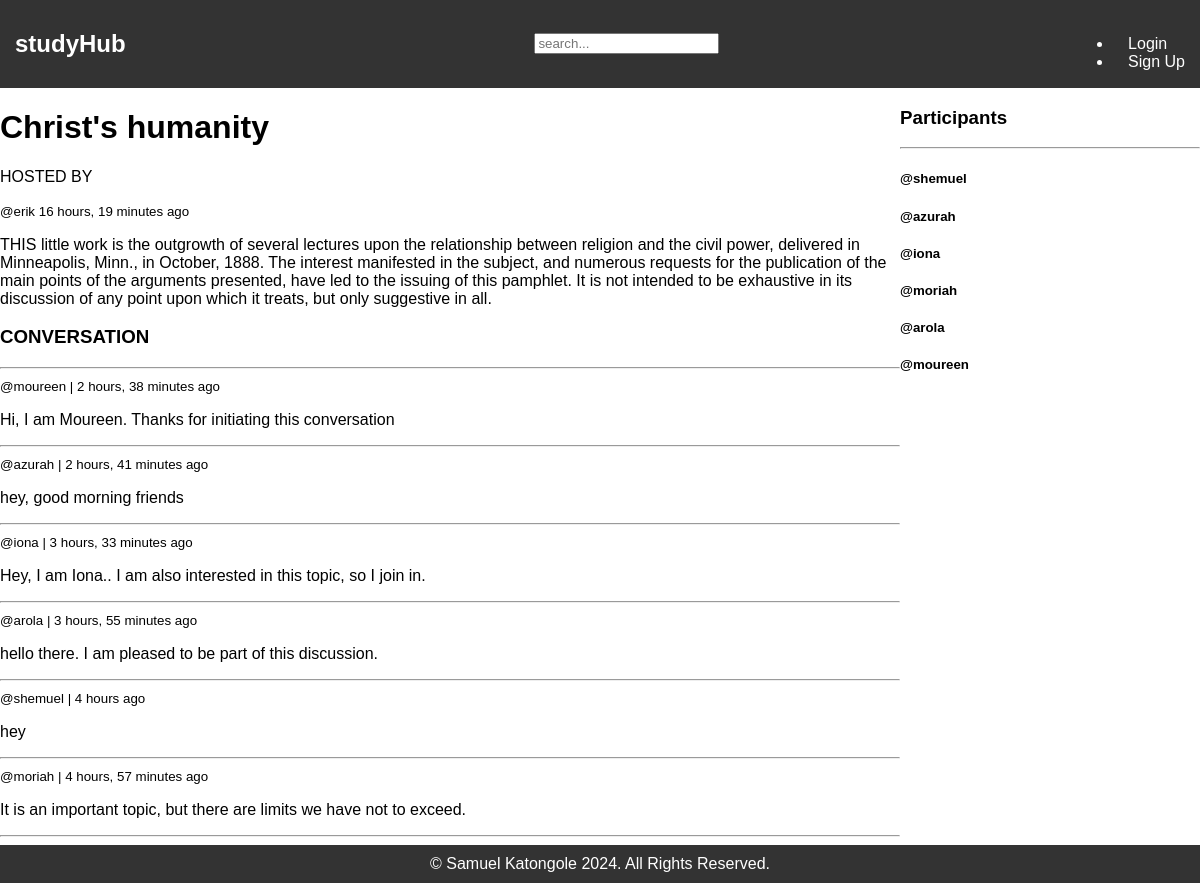
The page /room/10/ on the database its author committed.
### Rooms/models.py (models this page shows, shortened)
class Room(models.Model):
    host = models.ForeignKey(User, on_delete= models.SET_NULL, null=True)
    topic = models.ForeignKey(Topic, on_delete= models.SET_NULL, null=True)
    description = models.TextField(null=True, blank=True) # description of the room
    name = models.CharField(max_length=200) # name of the room
    created = models.DateTimeField(auto_now_add=True) # created once
    updated= models.DateTimeField(auto_now=True) # changed
    participants = models.ManyToManyField(User, related_name='participants', blank=True)
    class Meta:
        ordering = ['-updated', '-created'] # ordered based on those fields

class Post(models.Model): # messages model
    author = models.ForeignKey(User, on_delete=models.CASCADE)
    room = models.ForeignKey(Room, on_delete=models.CASCADE)
    body = models.TextField()
    created_on= models.DateTimeField(auto_now_add=True) # date post created
    updated_on= models.DateTimeField(auto_now=True) # date last edited
    class Meta:
        ordering = ['-updated_on', '-created_on'] # ordered based on those fields

### Rooms/views.py (the view, shortened to what this page needs)
# urls.py: path('room/<str:pk>/',views.room, name='room'),
def room(request, pk):
    roomy = Room.objects.get(id=pk) # get this room
    participants = roomy.participants.all() # get all participants
    room_posts = roomy.post_set.all().order_by('-created_on') # or
    context = {'room':roomy, 'room_posts':room_posts, 'participants':participants}
    return render(request, 'Rooms/room.html',context)

### Rooms/templates/Rooms/room.html (shortened to what this page needs)
{% extends 'parent_hub/base.html' %}
{% block content %}
<div class="room-container">
    <div class="">
        <div class="room-info">
            <h1>{{room.name}}</h1>
            <p>HOSTED BY</p>
            <small>@{{room.host}} {{room.created|timesince}} ago</small>
            <p>{{room.description}}</p>
        </div>
        <div class="comment-wrapper">
            <h3>CONVERSATION</h3>
            <hr>
            {% for post in room_posts %}
            <div class="post">
                <small>@{{post.author}} | {{post.created_on|timesince}} ago</small>
                <p>{{post.body}}</p>
                <hr/>
            </div>
            {% endfor %}
        </div>
    </div>
    <div class="room-participants">
        <h3>Participants</h3>
        <hr>
        {% for discussant in participants %}
            <h5>@{{discussant.username}}</h5>
        {% endfor %}
    </div>
</div>
{% endblock %}

### templates/parent_hub/base.html (style rules this page uses)
body { margin: 0; padding: 0; font-family: 'Arial', sans-serif; }

### Rooms/templates/Rooms/room.html (style rules this page uses)
.room-container { display: grid; grid-template-columns: 3fr 1fr; }

### rows shown on the page
Room: name "Christ's humanity", host "erik", created "16 hours, 19 minutes", description "THIS little work is the outgrowth of several lectures upon the relationship between religion and the civil power, delivered in Minneapolis, Minn., in October, 1888. The interest manifested in the subject, and numerous requests for the publication of the main points of the arguments presented, have led to the issuing of this pamphlet. It is not intended to be exhaustive in its discussion of any point upon which it treats, but only suggestive in all."
Post: author "moureen", created_on "2 hours, 38 minutes", body "Hi, I am Moureen. Thanks for initiating this conversation"
Post: author "azurah", created_on "2 hours, 41 minutes", body "hey, good morning friends"
Post: author "iona", created_on "3 hours, 33 minutes", body "Hey, I am Iona.. I am also interested in this topic, so I join in."
Post: author "arola", created_on "3 hours, 55 minutes", body "hello there. I am pleased to be part of this discussion."
Post: author "shemuel", created_on "4 hours", body "hey"
Post: author "moriah", created_on "4 hours, 57 minutes", body "It is an important topic, but there are limits we have not to exceed."

### other values the page prints
{{ discussant.username }} "shemuel"
{{ discussant.username }} "azurah"
{{ discussant.username }} "iona"
{{ discussant.username }} "moriah"
{{ discussant.username }} "arola"
{{ discussant.username }} "moureen"
